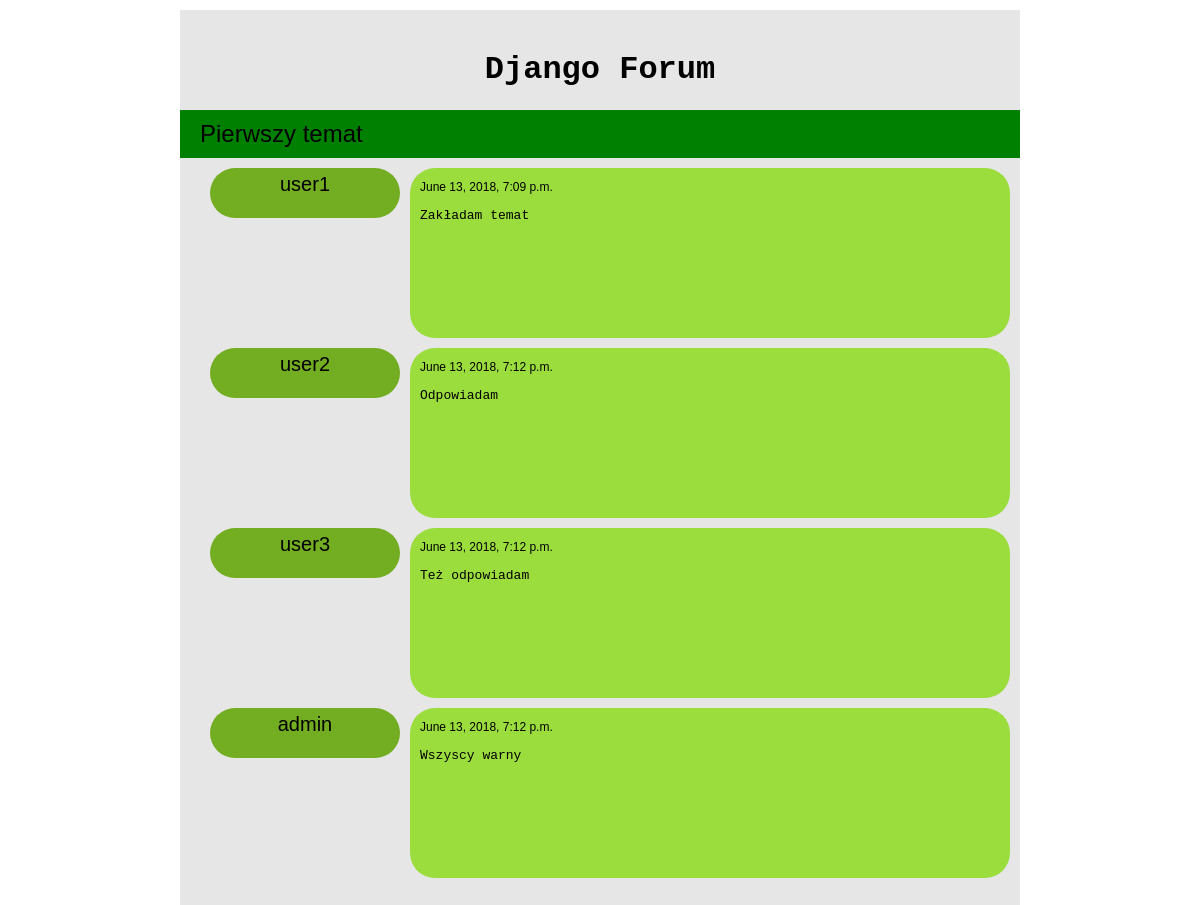
/forum/1/, run on the app's committed database.
### forum/models.py (models this page shows, shortened)
class Thread(models.Model):
    section = models.ForeignKey(Section, on_delete=models.CASCADE)
    author = models.ForeignKey(User, on_delete=models.SET_NULL, null=True)
    thread_title = models.CharField(max_length=100)

class Post(models.Model):
    thread = models.ForeignKey(Thread, on_delete=models.CASCADE)
    author = models.ForeignKey(User, on_delete=models.SET_NULL, null=True)
    content = models.TextField(max_length=300)
    time = models.DateTimeField(blank=True, null=True)

### forum/views.py (the view)
# urls.py: re_path(r'^(?P<thread_id>[0-9]+)/$', views.thread, name='thread'),
def thread(request, thread_id):
    try:
        thread = Thread.objects.get(id=thread_id)
    except Section.DoesNotExist:
        raise Http404("Taki temat nie istnieje")
    posts = Post.objects.filter(thread=thread)
    return render(request, 'forum/thread.html', {'thread' : thread, 'posts': posts})

### forum/templates/forum/thread.html (shortened to what this page needs)
{% extends "forum/base.html" %}
    {% block content %}
        {% if thread %}
            <div class="section">
                <p class="sectiontitle">{{ thread.thread_title }}</p>
            </div>
            {% for post in posts %}
                <div class="post">
                    <div class="postauthor"> <center><p>{{ post.author.get_username }}</p></center> </div>
                    <div class="postcontent"><p><span style="font-size:12px">{{ post.time }}</span><pre>{{ post.content }}</pre></p></div>
                </div>
            {% endfor %}
        {% else %}
            <h2>Nie ma żadnych tematów do wyświetlenia.</h2>
        {% endif %}
{% endblock content %}

### forum/static/forum/style.css (style rules this page uses)
.section { width:840px; margin-left:-20px; background-color:green; padding-top:10px; padding-bottom: 10px; font-family: 'Ubuntu', 'Lucida Grande', 'Lucida Sans Unicode', 'Geneva', 'Verdana', sans-serif; }
.sectiontitle { color:black; margin:0px 20px; font-size: 24px; }
.post { margin:10px; width:800px; min-height:150px; clear:both; }
.postauthor { width:180px; height:40px; float:left; border-radius: 25px; background: #73AD21; padding: 5px; }
.postauthor p { font-size: 20px; margin-top:0; font-family: 'Ubuntu', 'Lucida Grande', 'Lucida Sans Unicode', 'Geneva', 'Verdana', sans-serif; }
.postcontent { padding:10px; float:right; width:580px; min-height: 150px; border-radius: 25px; background: #9cdd3e; }
.postcontent p { margin-top:0; font-family: 'Ubuntu', 'Lucida Grande', 'Lucida Sans Unicode', 'Geneva', 'Verdana', sans-serif; font-size: 14px; }

### data on the page
Thread: thread_title "Pierwszy temat"
Post: author.get_username "user1", time "June 13, 2018, 7:09 p.m.", content "Zakładam temat"
Post: author.get_username "user2", time "June 13, 2018, 7:12 p.m.", content "Odpowiadam"
Post: author.get_username "user3", time "June 13, 2018, 7:12 p.m.", content "Też odpowiadam"
Post: author.get_username "admin", time "June 13, 2018, 7:12 p.m.", content "Wszyscy warny"
